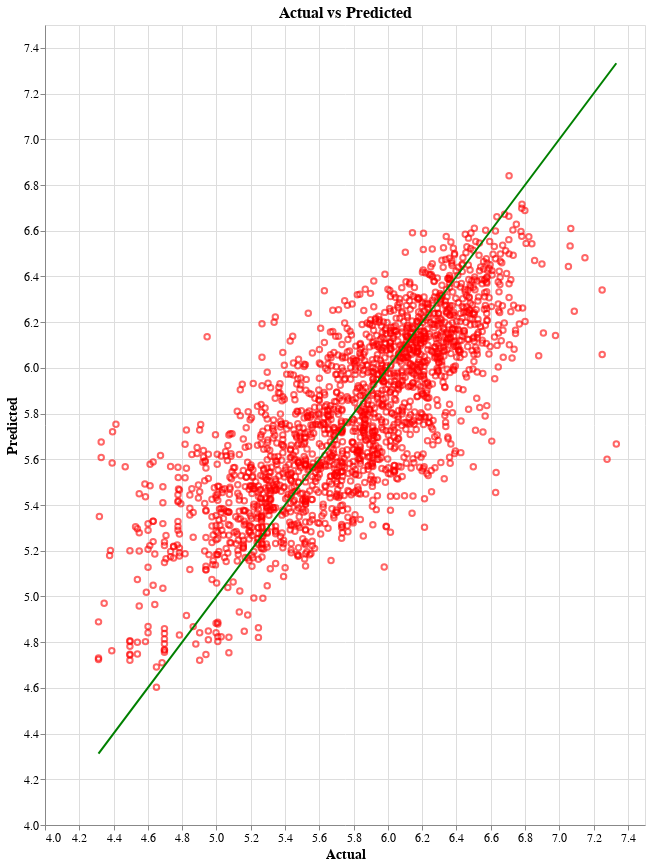

The cell this chart's notebook holds for it:
### Code cell
import pandas as pd
import altair as alt

# Sample data
y_val_sampled = y_val_df.sample(n=min(len(y_val_df), 2000), random_state=42)
y_val_preds_sampled = y_val_preds.sample(n=min(len(y_val_preds), 2000), random_state=42)

# Create a combined DataFrame for plotting
data = pd.DataFrame({
    'Actual': y_val_sampled['Actual Value'],
    'Predicted': y_val_preds_sampled['TARGET_totalFare']
})

# Find the min and max values to set axis limits based on the data itself
min_val = min(data['Actual'].min(), data['Predicted'].min())
max_val = max(data['Actual'].max(), data['Predicted'].max())

# Create the Altair chart
chart = alt.Chart(data).mark_point(color='red', opacity=0.6).encode(
    x=alt.X('Actual:Q', title='Actual', scale=alt.Scale(domain=[min_val, max_val])),
    y=alt.Y('Predicted:Q', title='Predicted', scale=alt.Scale(domain=[min_val, max_val])),
    tooltip=['Actual', 'Predicted']
)

# Add the identity line
identity_line = alt.Chart(pd.DataFrame({
    'x': [min_val, max_val],
    'y': [min_val, max_val]
})).mark_line(color='green').encode(
    x='x:Q',
    y='y:Q'
)

# Combine the scatter plot and the identity line
final_chart = chart + identity_line

# Set the size of the chart to make it smaller
final_chart = final_chart.properties(
    title='Actual vs Predicted',
    width=600,  # Adjust the width here
    height=800  # Adjust the height here
).configure_axis(
    labelFontSize=12,
    titleFontSize=14
).configure_title(
    fontSize=16
)

# Show the plot
final_chart.show()

### Figure 1 — Vega-Lite specification as saved in the notebook (floating-point values rounded to 4 significant figures; data arrays with more than 128 entries replaced by an {"elided": "..."} marker saying what was removed)
{"config": {"view": {"continuousWidth": 300, "continuousHeight": 300}, "axis": {"labelFontSize": 12, "titleFontSize": 14}, "title": {"fontSize": 16}}, "layer": [{"data": {"name": "data-052fb41c4e2d87a5fb1dfbf55c9a4c7a"}, "mark": {"type": "point", "color": "red", "opacity": 0.6}, "encoding": {"tooltip": [{"field": "Actual", "type": "quantitative"}, {"field": "Predicted", "type": "quantitative"}], "x": {"field": "Actual", "scale": {"domain": [4.312, 7.333]}, "title": "Actual", "type": "quantitative"}, "y": {"field": "Predicted", "scale": {"domain": [4.312, 7.333]}, "title": "Predicted", "type": "quantitative"}}}, {"data": {"name": "data-fee379ffccd2e31324548775744a2702"}, "mark": {"type": "line", "color": "green"}, "encoding": {"x": {"field": "x", "type": "quantitative"}, "y": {"field": "y", "type": "quantitative"}}}], "height": 800, "title": "Actual vs Predicted", "width": 600, "$schema": "https://vega.github.io/schema/vega-lite/v5.20.1.json", "datasets": {"data-052fb41c4e2d87a5fb1dfbf55c9a4c7a": {"elided": "2000 records"}, "data-fee379ffccd2e31324548775744a2702": [{"x": 4.312, "y": 4.312}, {"x": 7.333, "y": 7.333}]}}
